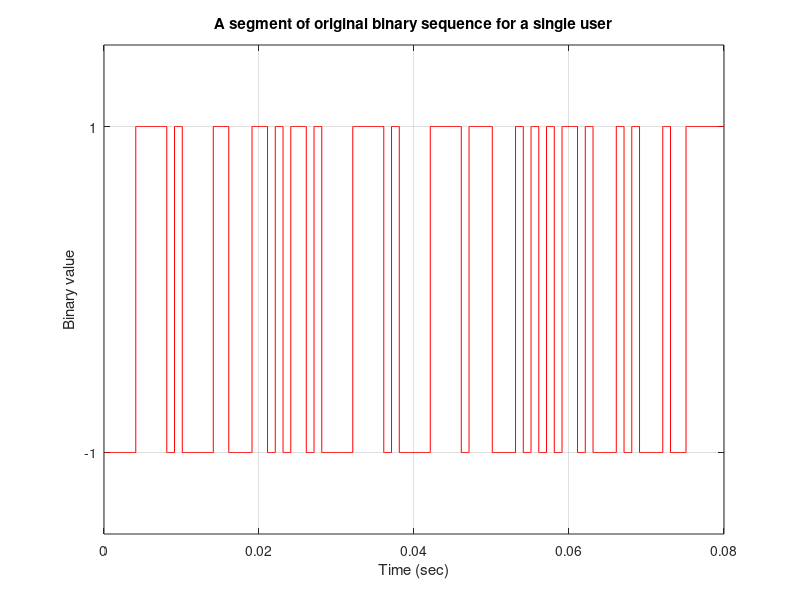
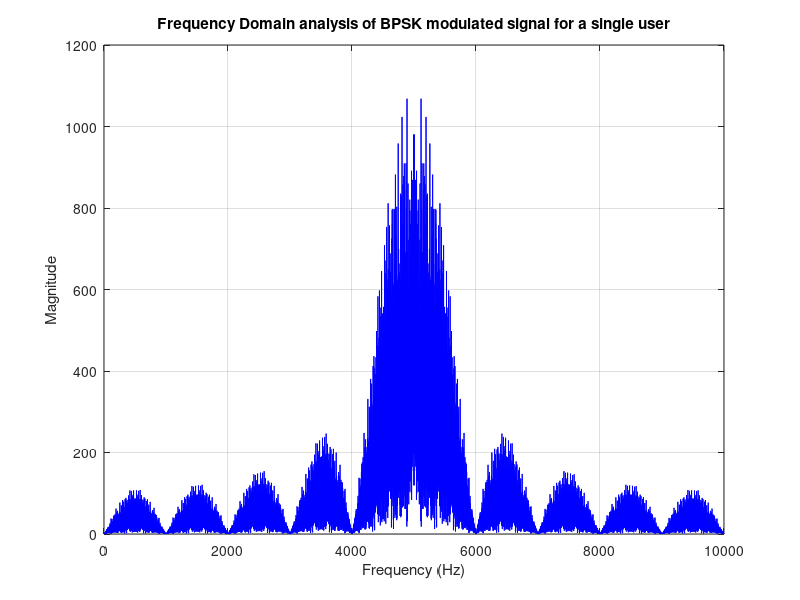
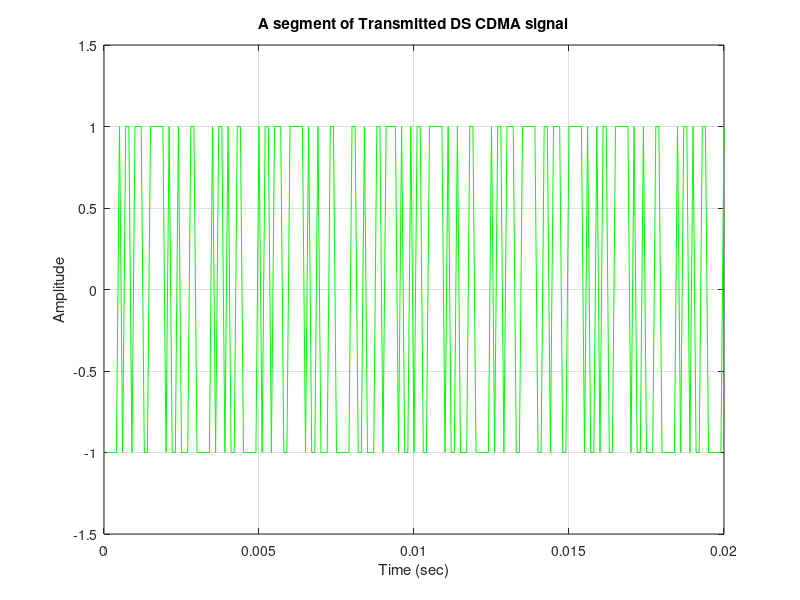

Write the MATLAB code that produced these figures, in order. (Note: this script raises an error after producing the figures.)
close all
clear all
% ????? ??? ???? ???
%msg = [1 0 1];
msg = round(rand(1,1000));
disp(msg)
% 1/2 rated convolutional Encoder
trellis = poly2trellis(3, [6 7]); % trellis is a structure 

user = convenc(msg, trellis);
disp('Encoded output: ')
disp(user)

% Convert binary to bipolar NRZ format
length_user = length(user);
disp('length_user')
disp(length_user)
for i = 1:length_user
    if user(i) == 0
        user(i) = -1;
    end
end
disp('user polar:')
disp(user)

fc = 5000;         % Carrier frequency in Hz (??? ????????????? ???? ??????? sine wave ?? ????????????)
eb = 0.5;          % Energy per bit (???? ??? ?????????? ???? ???? ????????? ?????, ??????? ????????????? purposes ?? ???? ??????? ??)
bitrate = 1000;    % Bit rate in bps (bits per second) ? ????? ???????? ???? ??? ?????? ?????
tb = 1/bitrate;    % Bit duration (seconds per bit) ? ???? ????? ?????? (bit period), ?????? ????? ??? ?? ??? ??? ?????? ???

chiprate = 10000;  % Chip rate in chips per second ? ??? spread spectrum ??????? ??, ????? ??? ????? ???????? ???? chip ?????? ?? ?? ?????
tc = 1/chiprate;   % Chip duration (seconds per chip) ? ???? chip ?? ??? ??? ?????? ??

% Time vector
t = tc:tc:tb*length_user;

% Baseband signal generation
basebandsig = []; %baseband vector
for i = 1:length_user
    for j = tc:tc:tb
        if user(i) == 1 
            basebandsig = [basebandsig 1];
        else 
            basebandsig = [basebandsig -1];
        end
    end
end

disp(basebandsig)

% === Figure 1: Baseband Signal ===
figure(1)
stairs(t(1:800), basebandsig(1:800), 'r') % red
xlabel('Time (sec)')
ylabel('Binary value')
set(gca, 'ytick', [-1 1])
axis([0 max(t(1:800)) -1.5 1.5]);
title('A segment of original binary sequence for a single user')
grid on

% BPSK Modulation
bpskmod = []; % vector
for i = 1:length_user
    for j = tc:tc:tb
        bpskmod = [bpskmod sqrt(2*eb)*user(i)*cos(2*pi*fc*j)];
    end
end

disp('bpsk output: ')
disp(bpskmod)

% Frequency Domain Analysis
number = length(t);
spectrum = abs(fft(bpskmod)); % convert time domain signal to frequency domain
sampling_frequency = 2 * fc;
sampling_interval = 1.0 / sampling_frequency;
nyquest_frequency = 1.0 / (2.0 * sampling_interval);

for i = 1:number
    frequency(i) = (1.0 / (number * sampling_interval)) * i;
end

% === Figure 2: Frequency Domain ===
figure(2)
plot(frequency, spectrum, 'b') % blue
title('Frequency Domain analysis of BPSK modulated signal for a single user')

xlabel('Frequency (Hz)')
ylabel('Magnitude')
grid on

% PN sequence generation for spreading
seed = [1 -1 1 -1];
pn = [];
for i = 1:length_user
    for j = 1:10
        pn = [pn seed(4)];
        if seed(4) == seed(3)
            temp = -1;
        else
            temp = 1;
        end
        seed(4) = seed(3);
        seed(3) = seed(2);
        seed(2) = seed(1);
        seed(1) = temp;
    end
end
% same the size
% Upsample PN sequence
pnupsampled = [];
len_pn = length(pn);
for i = 1:len_pn
    for j = 10*tc:10*tc:tb
        if pn(i) == 1 
            pnupsampled = [pnupsampled 1];
        else 
            pnupsampled = [pnupsampled -1];
        end
    end
end

% Multiply BPSK with PN sequence (Spreading)
sigtx = bpskmod .* pnupsampled;

% === Figure 3: Transmitted Signal ===
figure(3)
plot(t(1:200), sigtx(1:200), 'g') % green
title('A segment of Transmitted DS CDMA signal')
axis([0 max(t(1:200)) -1.5 1.5]);
xlabel('Time (sec)')
ylabel('Amplitude')
grid on

% BER Simulation under AWGN
snr_in_dBs = 0:1.0:10;
for m = 1:length(snr_in_dBs)
    ber(m) = 0.0;

    % Add AWGN noise
    composite_signal = awgn(sigtx, snr_in_dBs(m), 'measured');

    % Receiver multiplies with same PN
    rx = composite_signal .* pnupsampled;

    % BPSK Demodulation
    demodcar = [];
    for i = 1:length_user
        for j = tc:tc:tb
            demodcar = [demodcar sqrt(2*eb)*cos(2*pi*fc*j)];
        end
    end

    bpskdemod = rx .* demodcar;

    % Integrate and dump
    len_dmod = length(bpskdemod);
    sum = zeros(1, len_dmod/10);
    for i = 1:len_dmod/10
        for j = (i-1)*10 + 1:i*10
            sum(i) = sum(i) + bpskdemod(j);
        end
    end

    % Hard decision
    rxbits = [];
    for i = 1:length_user
        if sum(i) > 0
            rxbits = [rxbits 1];
        else
            rxbits = [rxbits 0];
        end
    end

    % Viterbi decoding
    tblen = 3;
    delay = tblen;
    decoded = vitdec(rxbits, trellis, tblen, 'cont', 'hard');

    % BER Calculation
    [~, rat] = biterr(decoded(delay+1:end), msg(1:end-delay));
    ber(m) = rat;
end

% === Figure 4: BER vs SNR ===
figure(4)
plot(snr_in_dBs, ber, 'm', 'LineWidth', 2) % magenta
xlabel('Signal to noise ratio (dB)')  
ylabel('BER')
legend('BER simulation for a single user')
title('Coded BER simulation under AWGN channel')
grid on




